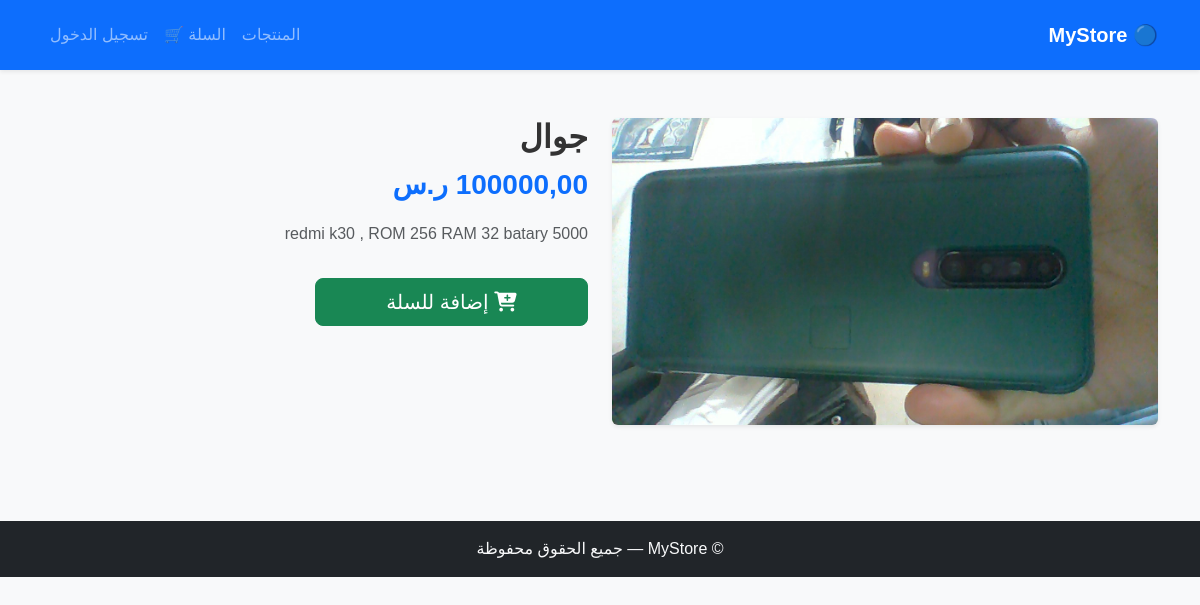
Screenshot of /product/4/ with the database file from the repository.
### myapp/models.py (models this page shows, shortened)
class Product(models.Model):
    name = models.CharField(max_length=200)
    price = models.DecimalField(max_digits=10, decimal_places=2)
    description = models.TextField(blank=True)
    image = models.ImageField(upload_to='products/')
    category = models.CharField(max_length=100, blank=True)
    brand = models.CharField(max_length=100, blank=True)
    created_at = models.DateTimeField(auto_now_add=True)

### myapp/views.py (the view)
# urls.py: path('product/<int:id>/', views.product_detail, name='product_detail'),
def product_detail(request, id):
    product = get_object_or_404(Product, id=id)
    return render(request, 'myapp/product-detail.html', {'product': product})

### myapp/templates/myapp/product-detail.html (shortened to what this page needs)
{% load static %}
<!DOCTYPE html>
<html lang="ar" dir="rtl">
<head>
    <link rel="stylesheet" href="https://cdn.jsdelivr.net/npm/bootstrap@5.3.2/dist/css/bootstrap.rtl.min.css">
    <link rel="stylesheet" href="https://cdnjs.cloudflare.com/ajax/libs/font-awesome/6.5.0/css/all.min.css">
    <link rel="stylesheet" href="{% static 'pages/css/style.css' %}">
</head>
<body class="bg-light">
<nav class="navbar navbar-expand-lg navbar-dark bg-primary shadow-sm">
    <div class="container">
        <a class="navbar-brand fw-bold" href="/">🔵 MyStore</a>
        <div>
            <ul class="navbar-nav ms-auto">
                <li class="nav-item"><a href="{% url 'products' %}" class="nav-link">المنتجات</a></li>
                <li class="nav-item"><a href="{% url 'cart' %}" class="nav-link">السلة 🛒</a></li>
                <li class="nav-item"><a href="{% url 'login' %}" class="nav-link">تسجيل الدخول</a></li>
            </ul>
        </div>
    </div>
</nav>
<div class="container py-5">
    <div class="row">
        <div class="col-md-6">
            <img src="{{ product.image.url }}" class="img-fluid rounded shadow-sm">
        </div>
        <div class="col-md-6">
            <h2 class="fw-bold">{{ product.name }}</h2>
            <p class="text-primary fw-bold fs-3">{{ product.price }} ر.س</p>
            <p class="text-muted">{{ product.description }}</p>
            <a href="{% url 'add_to_cart' product.id %}" class="btn btn-success btn-lg w-50 mt-3">
                <i class="fa fa-cart-plus"></i> إضافة للسلة
            </a>
        </div>
    </div>
</div>
<footer class="bg-dark text-light text-center py-3 mt-5">
    <p class="m-0">© {{ now|date:"Y" }} MyStore — جميع الحقوق محفوظة</p>
</footer>
</body>
</html>

### myapp/static/myapp/css/style.css (style rules this page uses)
* { margin: 0; padding: 0; box-sizing: border-box; font-family: "Tajawal", sans-serif; }
body { background: #f5f5f5; color: #333; }
.navbar { background: #111; padding: 15px 0; color: #fff; }

### rows the page displays
Product: image (picture), name "جوال", price "100000,00", description "redmi k30 , ROM 256 RAM 32 batary 5000"
